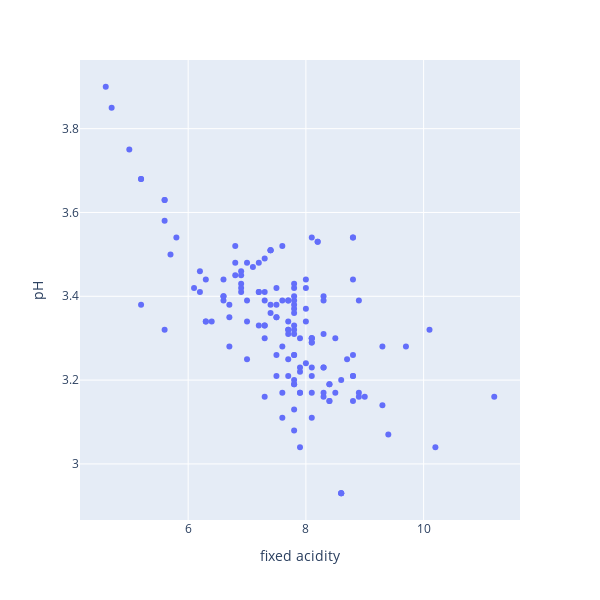

Notebook source saved alongside this figure:
### Markdown cell above
Veja que a visualização acima é bastante similar à que obtivemos utilizando a biblioteca `seaborn`. Se apontarmos o cursor para qualquer um dos pontos, veremos informações precisas a respeito das coordenadas de cada um dos pontos, o que dispensa a necessidade de estimar visualmente os valores de cada um desses pontos. Além disso, é possível selecionar uma área da visualização para termos uma visão mais aproximada (zoom), o que facilita que trabalhemos com conjuntos de dados maiores e selecionemos uma parte da visualização para estudar. Podemos ainda mover a visualização selecionando a ferramenta _pan_ no menu superior esquerdo.

Apesar das vantagens, há alguns problemas com esta visualização. Um deles é o fato de que as dimensões do plot não é quadrado como recomendável. Além disso, por não ser explicitamente vinculada à `matplotlib`, não podemos passar um argumento do tipo _ax_ para personalizar as figuras feitas com dash. O primeiro problema pode ser resolvido utilizando os parâmetros `width`(largura) e  `height`(altura) que aceitam valores em _pixels_ para definir as dimensões da visualização. Entretanto, para permitir mais visualizações, devemos atribuir o retorno da chamada acima a uma variável (geralmente nomeada `fig`) e isso é considerado uma boa prática quando trabalhamos com `plotly`.  

Vejamos como isso funciona na prática.

### Code cell
fig = px.scatter(data_frame=df_wines[:150], x="fixed acidity", y="pH", width=600, height=600)
fig.show()

### Figure 1 — Plotly figure (JSON) as saved in the notebook; plotly's stock layout.template omitted (floating-point values rounded to 4 significant figures; data arrays with more than 128 entries replaced by an {"elided": "..."} marker saying what was removed)
{"data": [{"hovertemplate": "fixed acidity=%{x}<br>pH=%{y}<extra></extra>", "legendgroup": "", "marker": {"color": "#636efa", "symbol": "circle"}, "mode": "markers", "name": "", "orientation": "v", "showlegend": false, "type": "scatter", "x": {"elided": "150 float values"}, "xaxis": "x", "y": {"elided": "150 float values"}, "yaxis": "y"}], "layout": {"height": 600, "legend": {"tracegroupgap": 0}, "margin": {"t": 60}, "width": 600, "xaxis": {"anchor": "y", "domain": [0, 1], "title": {"text": "fixed acidity"}}, "yaxis": {"anchor": "x", "domain": [0, 1], "title": {"text": "pH"}}}}
